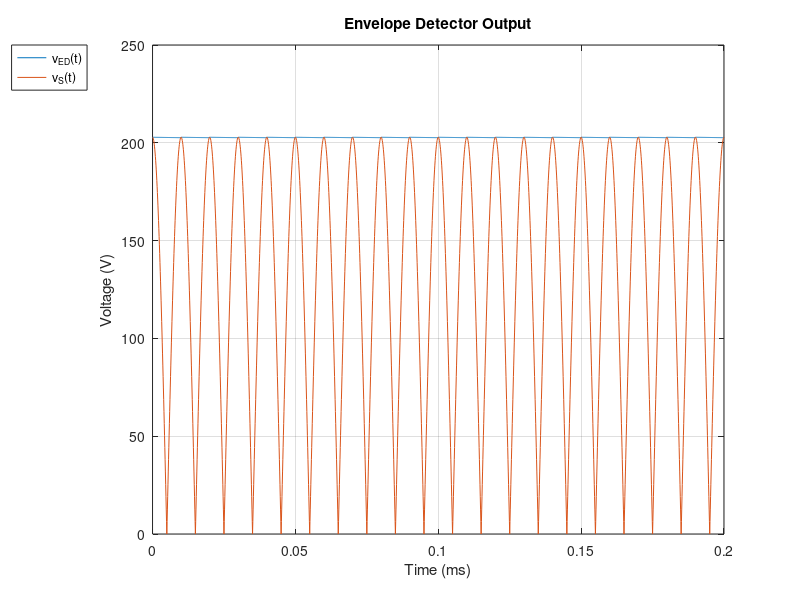
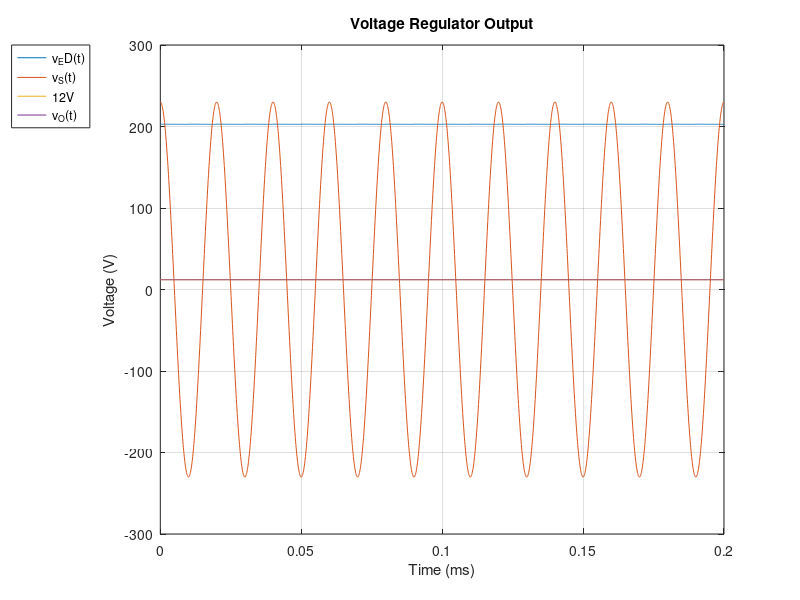
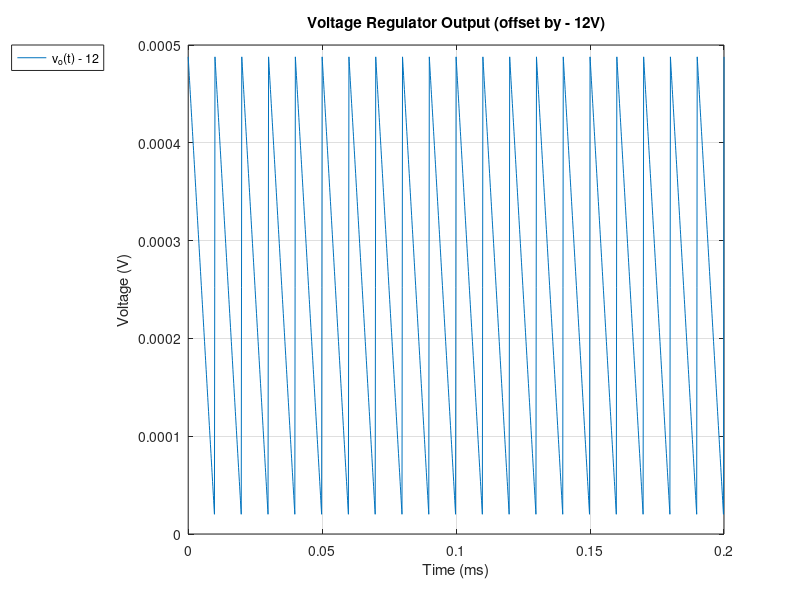
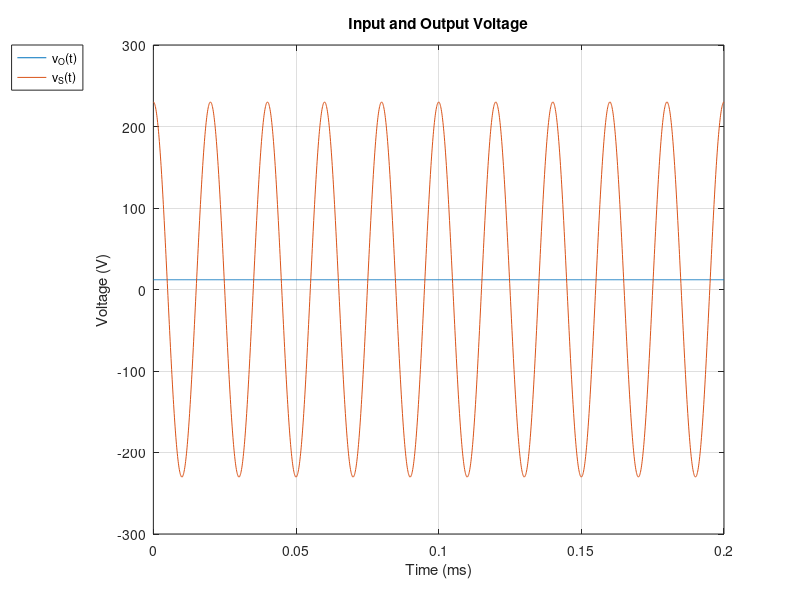

The MATLAB source for these figures, in order:
close all
clear all
format long


%%-------------------------------------------------------------------------
%%Envelope Detector
%%-------------------------------------------------------------------------
nt = (1/1.134)
R1 = 100e3;
R2 = 50e3;
C1 = 100e-6;
v_amp = 230*nt
t_off = (1/(100*pi))*atan(1/(100*pi*R1*C1))
numb = 20

function y = v_o(t, t_off, v_amp)
R1 = 100e3;
C1 = 100e-6;
np = floor(t/0.01);
y1 = abs(v_amp*cos(100*pi*t));
y2 = v_amp*cos(200*pi*(t_off+np*0.01))*exp(-(t-(t_off+np*0.01))/(R1*C1));
if (y1 > y2)
y = y1;
else
y = y2;
endif
endfunction

t = 0:1e-4:0.01*numb;
ed = [];
for j = 1:1:size(t,2)
ed = horzcat(ed, v_o(t(1, j), t_off, v_amp));
endfor

he = figure();
plot(t, ed);
hold on;
plot(t, abs(v_amp*cos(100*pi*t)));
grid on;
xlabel("Time (ms)");
ylabel("Voltage (V)");
title("Envelope Detector Output");
legend("v_{ED}(t)", "v_S(t)", "location", "northwestoutside");
print(he, "ed.pdf");

%%-------------------------------------------------------------------------
%%Voltage Regulator
%%-------------------------------------------------------------------------


function y = r(v, v_o)
R2 = 50e3;
Is = 1e-14;
Vt = 0.025;
n = 18;
f = v + R2*Is*(exp(v/(n*Vt))-1)-v_o;
df = 1 + ((R2*Is)/(n*Vt))*exp(v/(n*Vt));
y = f/df;
endfunction


function y = nr(v_o)
nr_m = 18;
nr_n = nr_m - r(nr_m, v_o);
while (abs(nr_m - nr_n) > 1e-8)
nr_m = nr_n;
nr_n = nr_m - r(nr_m, v_o);
endwhile
y = nr_n;
endfunction

v = 0;
vr=[];
for j=1:1:size(t,2)
vo = v_o(t(1,j), t_off, v_amp);
vr = horzcat(vr, nr(vo)); 	
disp(j)
endfor

sum = 0;
for j=1:1:size(vr, 2)
sum = sum + vr(1, j);
endfor
average = sum/size(vr, 2);

offset = average - 12
ripple = max(vr) - min(vr)
cost = 2.2 + R1/1000 + R2/1000 + C1*1000000
merit = 1/(cost*(ripple + abs(offset) + 1e-6))

table_end = '\\ \hline';

filename = "output.tex";
fid = fopen(filename, "w");
fprintf(fid, "\\begin{tabular}{|c|c|}\n");
fprintf(fid, "\\hline\n");
fprintf(fid, "Mean (v4) - 12 & %f %s\n", offset, table_end);
fprintf(fid, "Ripple  & %f %s\n", ripple, table_end);
fprintf(fid, "Cost of the components  & %f %s\n", cost, table_end);
fprintf(fid, "Merit figure & %f %s\n", merit, table_end);
fprintf(fid, "\\end{tabular}\n");
fclose(fid);

vr12 = [];
for j=1:1:size(vr, 2)
vr12 = horzcat(vr12, vr(1, j) - 12);
endfor

hf = figure();
plot(t, ed);
hold on;
plot(t, 230*cos(100*pi*t));
hold on;
plot([0, 0.01*numb], [12, 12]);
hold on;
plot(t, vr)
grid on;
xlabel("Time (ms)");
ylabel("Voltage (V)");
title("Voltage Regulator Output");
legend("v_ED(t)", "v_S(t)", "12V", "v_O(t)", "location", "northwestoutside");
print(hf, "ed+vr_th.pdf");

hg = figure();
plot(t, vr12);
grid on;
xlabel("Time (ms)");
ylabel("Voltage (V)");
title("Voltage Regulator Output (offset by - 12V)");
legend("v_o(t) - 12", "location", "northwestoutside");
print(hg, "vo_th.pdf");

hi = figure();
plot(t, vr);
hold on;
plot(t, 230*cos(100*pi*t));
grid on;
xlabel("Time (ms)");
ylabel("Voltage (V)");
title("Input and Output Voltage");
legend("v_O(t)", "v_S(t)","location", "northwestoutside");
print(hi, "converter_th.pdf");
